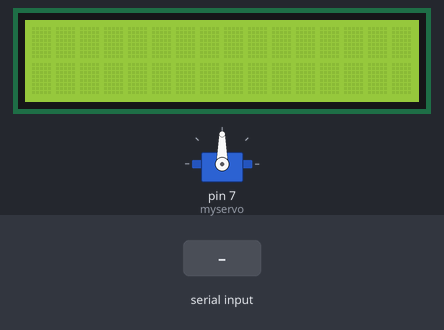
Simulated run of this sketch. Board: Arduino Uno, built with avr-gcc and run on an emulated ATmega328P. Shown: servo, 16×2 character LCD. The inputs (shaded band) are chosen by the test bench. What the sketch prints to the serial monitor is not drawn.

Above: at 1.2 s.
1.3 s: "close" received over Serial
At 3.0 s:
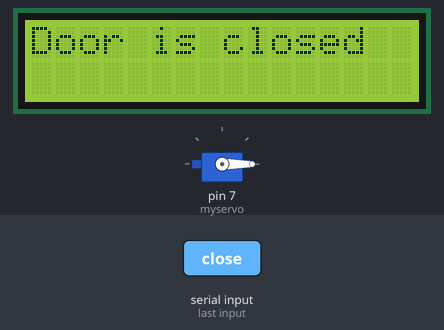
3.8 s: "open" received over Serial
At 6.0 s:
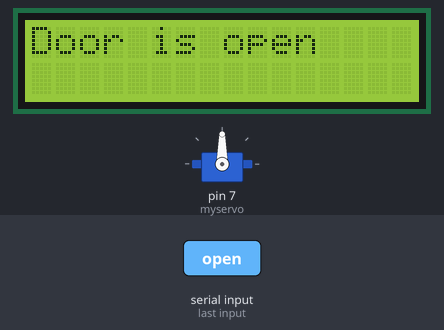
6.3 s: "1" received over Serial
At 8.7 s:
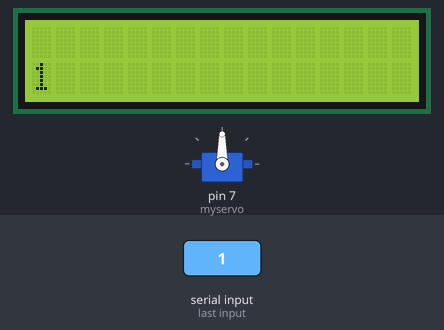
Timing chart, 0 to 10.2 s (numbered marks = the images above; inputs shaded):
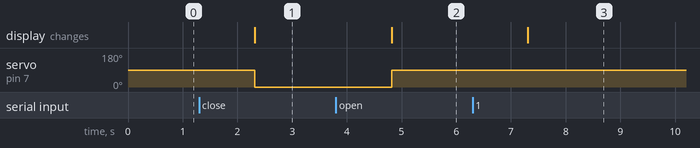

The sketch:

door.ino
```cpp
#include <Servo.h>
#include <Wire.h>
#include <LiquidCrystal_I2C.h>

Servo myservo;  // Create a servo object
LiquidCrystal_I2C lcd(0x27, 16, 2);  // Set the LCD address and dimensions

void setup() {
  myservo.attach(7);  // Attach the servo to pin 7
  lcd.init();  // Initialize the LCD
  lcd.backlight();  // Turn on the backlight
  Serial.begin(9600);  // Start the serial communication
  Serial.println("Ready to receive commands...");
}

void loop() {
  if (Serial.available() > 0) {
    String command = Serial.readString();  // Read the command from Bluetooth

    if (command == "open") {
      myservo.write(90);  // Turn the servo to 90 degrees (open)
      lcd.clear();
      lcd.setCursor(0, 0);
      lcd.print("Door is open");
    } else if (command == "close") {
      myservo.write(0);  // Turn the servo to 0 degrees (close)
      lcd.clear();
      lcd.setCursor(0, 0);
      lcd.print("Door is closed");
    } else {
      // Display the received message on the LCD
      lcd.clear();
      lcd.setCursor(0, 0);
      lcd.print("");
      lcd.setCursor(0, 1);
      lcd.print(command);
    }

    Serial.println("Received: " + command);  // Print the received command to serial monitor
  }
}
```

Measured:
- after the input at 1.3 s, servo on pin 7 (myservo): 90° → 0° after 1.0 s; the display: changes after 1.0 s (image 1)
- after the input at 3.8 s, servo on pin 7 (myservo): 0° → 90° after 1.0 s; the display: changes after 1.0 s (image 2)
- after the input at 6.3 s, the display: changes after 1.0 s (image 3)
